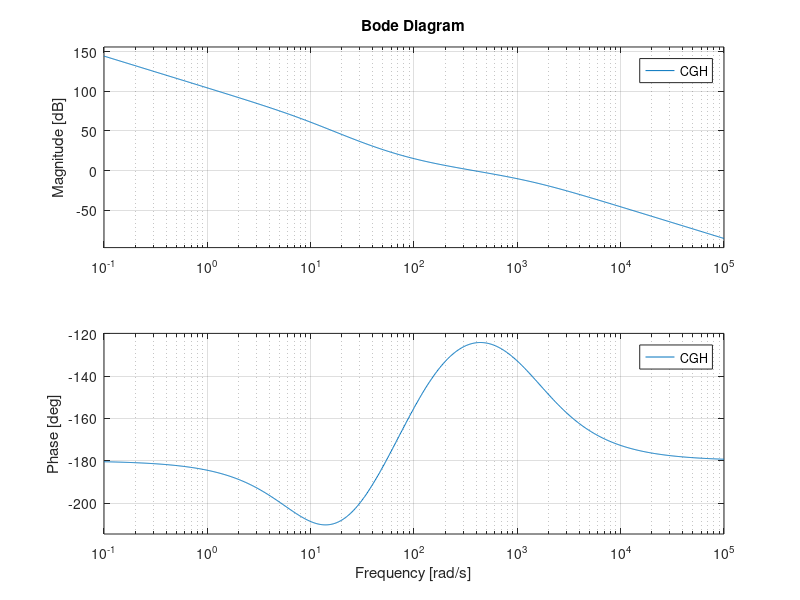

Here is the MATLAB script that generated this plot:
Ke = 10/3.1415;
Ka = .887;
Kt = .72;
Je = .0007;
Be = .00612;
T = .0002;

w = 377;
phi = 60; % deg
phi = phi * pi/180;
a = (1+sin(phi))/(1-sin(phi));
t = 1/(sqrt(a)*w);
K = 13.18; % found that with K=1, mag at w is -22.4dB, so we need to shift by +22.4dB
C = tf([K*a*t K], [t 1]);

Ki = w/10;
G = tf([1 Ki], [1 0]);

H = tf((Ke*Ka*Kt),[Je Be 0]);   % continuous time
CG = C*G;
CH = C*H;
CGH = C*G*H;

hold on;
bode(H);
bode(C);
bode(CG);
bode(CH);
bode(CGH);
saveas(gcf, 'q6.jpg');
